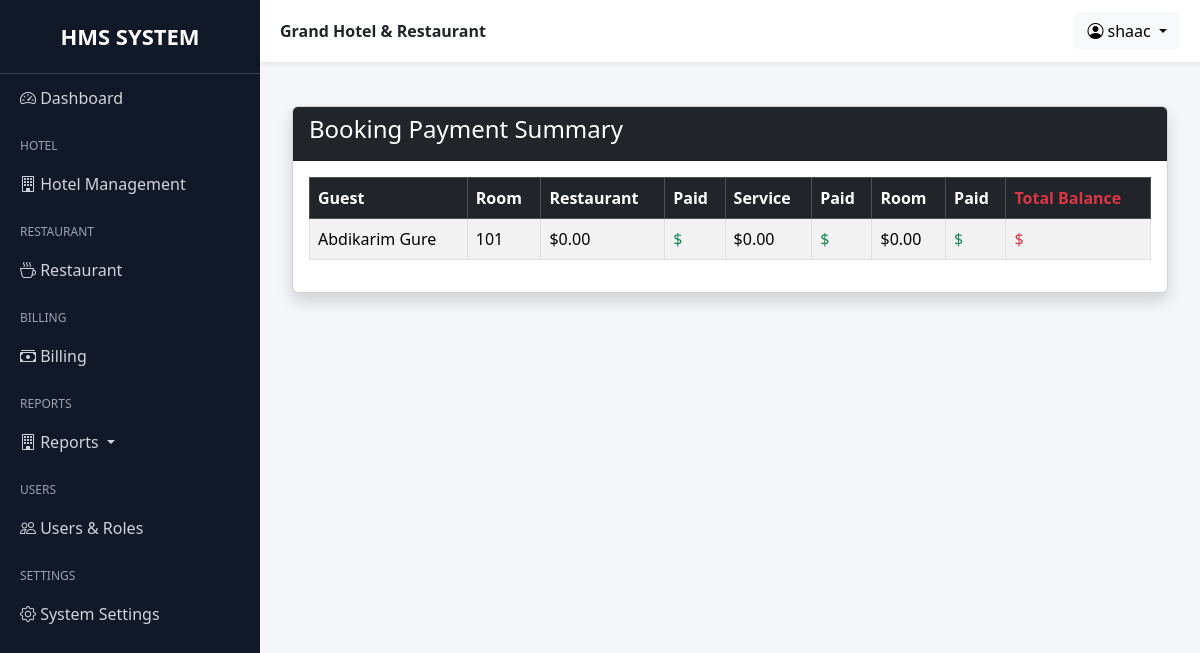
The app's page /grand/billing/payment-summary/ (signed in) with its own data.
### hotel/models.py (models this page shows, shortened)
class Booking(models.Model):
    BOOKING_STATUS = (
        ("reserved", "Reserved"),
        ("checked_in", "Checked In"),
        ("checked_out", "Checked Out"),
        ("cancelled", "Cancelled"),
    )
    guest = models.ForeignKey(Guest, on_delete=models.PROTECT)
    room = models.ForeignKey(Room, on_delete=models.PROTECT)
    check_in = models.DateField()
    check_out = models.DateField(blank=True, null=True)
    status = models.CharField(max_length=20, default="checked_in")
    with_ac = models.BooleanField(default=False)
    room_price = models.DecimalField(max_digits=8, decimal_places=2, blank=True, null=True)
    actual_check_in_at = models.DateTimeField(null=True, blank=True)
    actual_check_out_at = models.DateTimeField(null=True, blank=True)
    late_checkout_approved = models.BooleanField(default=False)
    late_checkout_charge = models.DecimalField(max_digits=8, decimal_places=2, default=Decimal("0.00"))
    created = models.DateTimeField(auto_now_add=True)
    created_by = models.ForeignKey(User, on_delete=models.SET_NULL, null=True, blank=True)
    updated = models.DateTimeField(auto_now=True)
    updated_by = models.ForeignKey(
        User, on_delete=models.SET_NULL, null=True, blank=True,
        related_name="booking_updated_by"
    )

class Guest(models.Model):
    first_name = models.CharField(max_length=100)
    last_name = models.CharField(max_length=100)
    phone = models.CharField(max_length=20)
    email = models.EmailField(blank=True, null=True)
    address = models.CharField(max_length=200, blank=True)
    created = models.DateTimeField(auto_now_add=True, blank=True, null=True)
    created_by = models.ForeignKey(User, on_delete=models.SET_NULL, null=True, blank=True)
    def __str__(self):
        return f"{self.first_name} {self.last_name}"

class Room(models.Model):
    ROOM_TYPES = (
        ("single", "Single"),
        ("double", "Double"),
        ("suite", "Suite"),
    )
    ROOM_STATUS = (
        ("available", "Available"),
        ("reserved", "Reserved"),
        ("occupied", "Occupied"),
        ("cleaning", "Cleaning"),
        ("maintenance", "Maintenance"),
        ("out_of_order", "Out of Order"),
    )
    number = models.IntegerField(unique=True)
    room_type = models.CharField(max_length=20, choices=ROOM_TYPES)
    price = models.DecimalField(max_digits=8, decimal_places=2)
    price_with_ac = models.DecimalField(max_digits=8, decimal_places=2)
    is_available = models.BooleanField(default=True)
    status = models.CharField(max_length=20, choices=ROOM_STATUS, default="available")
    created = models.DateTimeField(auto_now_add=True, blank=True, null=True)
    created_by = models.ForeignKey(User, on_delete=models.SET_NULL, null=True, blank=True)
    def __str__(self):
        return f"{self.number}"

### billing/views.py (the view)
# urls.py: path("payment-summary/", BookingPaymentSummaryView.as_view(), name="payment_summary"),
class BookingPaymentSummaryView(LoginRequiredMixin, RoleRequiredMixin, TemplateView):
    template_name = "billing/booking_payment_summary.html"
    allowed_roles = ROLES
    def get_context_data(self, **kwargs):
        context = super().get_context_data(**kwargs)
        summary = []
        for booking in Booking.objects.filter(status__in=["reserved", "checked_in", "checked_out"]).select_related("guest", "room"):
            if booking.status == "reserved":
                continue
            invoice = Invoice.objects.filter(booking=booking).first() or sync_invoice(booking)
            data = get_financial_summary(
                booking,
                as_of=booking.check_out or date.today(),
                include_checkout_night=booking.status == "checked_out",
            )
            summary.append({"booking": booking, **data})
        context["summary"] = summary
        return context

### accounts/mixins.py (called while the page is built)
    def dispatch(self, request, *args, **kwargs):
        if not request.user.is_authenticated:
            return redirect("login")
        if not hasattr(request.user, "userprofile"):
            return redirect("no_permission")
        if request.user.userprofile.role not in self.allowed_roles:
            return redirect("no_permission")
        return super().dispatch(request, *args, **kwargs)

### billing/services.py (called while the page is built)
def get_paid_total(invoice):
    return Payment.objects.filter(invoice=invoice).aggregate(
        total=Sum("amount")
    )["total"] or ZERO

def get_financial_summary(booking, *, as_of=None, include_checkout_night=False):
    invoice = Invoice.objects.filter(booking=booking).first()
    totals = get_booking_totals(
        booking,
        as_of=as_of,
        include_checkout_night=include_checkout_night,
    )
    discount = invoice.discount if invoice else ZERO
    grand_total = max(
        ZERO,
        totals["room_total"] + totals["restaurant_total"] + totals["service_total"] - discount,
    )
    paid = get_paid_total(invoice) if invoice else ZERO
    return {
        **totals,
        "discount": discount,
        "grand_total": grand_total,
        "paid_total": paid,
        "balance": grand_total - paid,
        "invoice": invoice,
    }

### templates/billing/booking_payment_summary.html
{% extends "base.html" %}
{% block content %}
<div class="container mt-4">
    <div class="card shadow">
        <div class="card-header bg-dark text-white">
            <h4>Booking Payment Summary</h4>
        </div>
        <div class="card-body">
            <table class="table table-bordered table-striped">
                <thead class="table-dark">
                    <tr>
                        <th>Guest</th>
                        <th>Room</th>
                        <th>Restaurant</th>
                        <th>Paid</th>
                        <th>Service</th>
                        <th>Paid</th>
                        <th>Room</th>
                        <th>Paid</th>
                        <th class="text-danger">Total Balance</th>
                    </tr>
                </thead>
                <tbody>
                    {% for item in summary %}
                    <tr>
                        <td>
                            {{ item.booking.guest }}
                        </td>
                        <td>
                            {{ item.booking.room }}
                        </td>
                        <td>
                            ${{ item.restaurant_total|floatformat:2 }}
                        </td>
                        <td class="text-success">
                            ${{ item.restaurant_paid|floatformat:2 }}
                        </td>
                        <td>
                            ${{ item.service_total|floatformat:2 }}
                        </td>
                        <td class="text-success">
                            ${{ item.service_paid|floatformat:2 }}
                        </td>
                        <td>
                            ${{ item.room_total|floatformat:2 }}
                        </td>
                        <td class="text-success">
                            ${{ item.room_paid|floatformat:2 }}
                        </td>
                        <td class="text-danger">
                            ${{ item.total_balance|floatformat:2 }}
                    </tr>
                    {% endfor %}
                </tbody>
            </table>
        </div>
    </div>
</div>
{% endblock %}

### templates/base.html (shortened to what this page needs)
{% load static %}
<!DOCTYPE html>
<html lang="en">
<head>
    <link
        href="https://cdn.jsdelivr.net/npm/bootstrap@5.3.3/dist/css/bootstrap.min.css"
        rel="stylesheet">
    <link
        rel="stylesheet"
        href="https://cdn.jsdelivr.net/npm/bootstrap-icons@1.11.3/font/bootstrap-icons.min.css">
</head>
<body>
<div class="sidebar"
     id="sidebar">
    <div class="logo">
        HMS SYSTEM
    </div>
    <a href="">
        <i class="bi bi-speedometer2"></i>
        Dashboard
    </a>
    <div class="menu-title">
        Hotel
    </div>
    <a data-bs-toggle="collapse"
       href="#hotelMenu">
        <i class="bi bi-building"></i>
        Hotel Management
    </a>
    <div class="menu-title">
        Restaurant
    </div>
    <a data-bs-toggle="collapse"
       href="#restaurantMenu">
        <i class="bi bi-cup-hot"></i>
        Restaurant
    </a>
    <div class="menu-title">
        Billing
    </div>
    <a data-bs-toggle="collapse"
       href="#billingMenu">
        <i class="bi bi-cash-stack"></i>
        Billing
    </a>
    <div class="menu-title">Reports</div>
    <a class="dropdown-toggle" data-bs-toggle="collapse" href="#reportMenu">
        <i class="bi bi-building"></i>
        Reports
    </a>
    <div class="menu-title">
        Users
    </div>
    <a data-bs-toggle="collapse"
       href="#usersMenu">
        <i class="bi bi-people"></i>
        Users & Roles
    </a>
    <div class="menu-title">
        Settings
    </div>
    <a href="">
        <i class="bi bi-gear"></i>
        System Settings
    </a>
</div>
<div class="main-content">
    <div class="topbar d-flex justify-content-between align-items-center">
        <div>
            <strong>
                Grand Hotel & Restaurant
            </strong>
        </div>
        <div class="dropdown">
            <button class="btn btn-light dropdown-toggle"
                    data-bs-toggle="dropdown">
                <i class="bi bi-person-circle"></i>
                {{ request.user }}
            </button>
        </div>
    </div>
    <div class="page-content">
        {% block content %}
        {% endblock %}
    </div>
</div>
</body>
</html>

### templates/base.html (style rules this page uses)
body { overflow-x: hidden; background: #f4f6f9; }
.sidebar { width: 260px; min-height: 100vh; background: #111827; position: fixed; top: 0; left: 0; overflow-y: auto; overflow-x: hidden; scrollbar-width:thin; }
.sidebar .logo { padding: 20px; font-size: 22px; font-weight: bold; text-align: center; color: #fff; border-bottom: 1px solid #374151; }
.sidebar a { color: #d1d5db; text-decoration: none; display: block; padding: 12px 20px; transition: 0.3s; }
.sidebar .menu-title { color: #9ca3af; font-size: 12px; text-transform: uppercase; padding: 15px 20px 5px; }
.main-content { margin-left: 260px; min-height: 100vh; }
.topbar { background: white; padding: 12px 20px; box-shadow: 0 2px 5px rgba(0,0,0,0.08); position: sticky; top: 0; z-index: 1000; }
.page-content { padding: 20px; }

### records on screen
Booking: booking.guest "Abdikarim Gure", booking.room "101", restaurant_total "0.00", service_total "0.00", room_total "0.00"

### other values on screen
{{ request.user }} "shaac"
